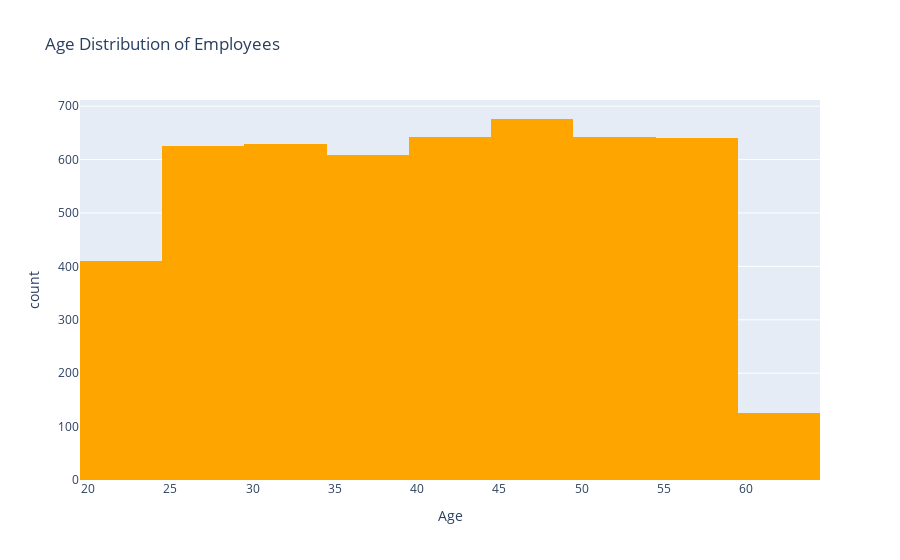

Write notebook code for a chart like this one.
### Code cell
import plotly.express as px

# Age distribution
fig = px.histogram(data, x='Age', nbins=15, title='Age Distribution of Employees', labels={'Age': 'Age', 'count': 'Frequency'}, color_discrete_sequence=['orange', 'teal'])
fig.show()

### Figure 1 — Plotly figure (JSON) as saved in the notebook; plotly's stock layout.template omitted (floating-point values rounded to 4 significant figures; data arrays with more than 128 entries replaced by an {"elided": "..."} marker saying what was removed)
{"data": [{"alignmentgroup": "True", "bingroup": "x", "hovertemplate": "Age=%{x}<br>count=%{y}<extra></extra>", "legendgroup": "", "marker": {"color": "orange", "pattern": {"shape": ""}}, "name": "", "nbinsx": 15, "offsetgroup": "", "orientation": "v", "showlegend": false, "type": "histogram", "x": {"elided": "5000 int values"}, "xaxis": "x", "yaxis": "y"}], "layout": {"barmode": "relative", "legend": {"tracegroupgap": 0}, "title": {"text": "Age Distribution of Employees"}, "xaxis": {"anchor": "y", "domain": [0, 1], "title": {"text": "Age"}}, "yaxis": {"anchor": "x", "domain": [0, 1], "title": {"text": "count"}}}}
